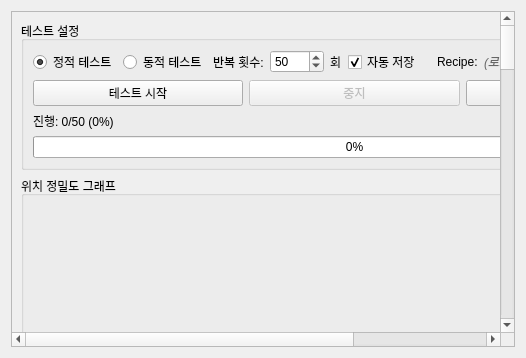
<?xml version="1.0" encoding="UTF-8"?>
<ui version="4.0">
 <class>PrecisionTestTab</class>
 <widget class="QWidget" name="PrecisionTestTab">
  <layout class="QVBoxLayout" name="verticalLayout_main">
   <item>
    <widget class="QScrollArea" name="scrollArea_precision">
     <property name="widgetResizable">
      <bool>true</bool>
     </property>
     <widget class="QWidget" name="scrollAreaWidgetContents">
      <layout class="QVBoxLayout" name="verticalLayout_scroll">
   <!-- 테스트 설정 -->
   <item>
    <widget class="QGroupBox" name="groupBox_testSettings">
     <property name="title">
      <string>테스트 설정</string>
     </property>
     <layout class="QVBoxLayout" name="verticalLayout_testSettings">
      <!-- 테스트 설정 한 줄로 -->
      <item>
       <layout class="QHBoxLayout" name="horizontalLayout_allSettings">
        <item>
         <widget class="QRadioButton" name="radioButton_staticTest">
          <property name="text">
           <string>정적 테스트</string>
          </property>
          <property name="checked">
           <bool>true</bool>
          </property>
         </widget>
        </item>
        <item>
         <widget class="QRadioButton" name="radioButton_dynamicTest">
          <property name="text">
           <string>동적 테스트</string>
          </property>
         </widget>
        </item>
        <item>
         <widget class="QLabel" name="label_iterations">
          <property name="text">
           <string>반복 횟수:</string>
          </property>
         </widget>
        </item>
        <item>
         <widget class="QSpinBox" name="spinBox_iterations">
          <property name="minimum">
           <number>1</number>
          </property>
          <property name="maximum">
           <number>1000</number>
          </property>
          <property name="value">
           <number>50</number>
          </property>
         </widget>
        </item>
        <item>
         <widget class="QLabel" name="label_iterationsUnit">
          <property name="text">
           <string>회</string>
          </property>
         </widget>
        </item>
        <item>
         <widget class="QCheckBox" name="checkBox_autoSave">
          <property name="text">
           <string>자동 저장</string>
          </property>
          <property name="checked">
           <bool>true</bool>
          </property>
         </widget>
        </item>
        <!-- 동적 테스트 설정 (Recipe 표시) -->
        <item>
         <widget class="QWidget" name="widget_dynamicSettings">
          <layout class="QHBoxLayout" name="horizontalLayout_dynamicSettings">
           <property name="leftMargin">
            <number>10</number>
           </property>
           <property name="topMargin">
            <number>0</number>
           </property>
           <property name="rightMargin">
            <number>0</number>
           </property>
           <property name="bottomMargin">
            <number>0</number>
           </property>
           <item>
            <widget class="QLabel" name="label_recipeLabel">
             <property name="text">
              <string>Recipe:</string>
             </property>
            </widget>
           </item>
           <item>
            <widget class="QLabel" name="label_currentRecipe">
             <property name="text">
              <string>(로드된 Recipe 없음)</string>
             </property>
             <property name="styleSheet">
              <string>color: #666; font-style: italic;</string>
             </property>
            </widget>
           </item>
          </layout>
         </widget>
        </item>
        <item>
         <spacer name="horizontalSpacer_settings">
          <property name="orientation">
           <enum>Qt::Horizontal</enum>
          </property>
          <property name="sizeHint" stdset="0">
           <size>
            <width>40</width>
            <height>20</height>
           </size>
          </property>
         </spacer>
        </item>
       </layout>
      </item>

      <!-- 제어 버튼 -->
      <item>
       <layout class="QHBoxLayout" name="horizontalLayout_controls">
        <item>
         <widget class="QPushButton" name="pushButton_startTest">
          <property name="text">
           <string>테스트 시작</string>
          </property>
         </widget>
        </item>
        <item>
         <widget class="QPushButton" name="pushButton_stopTest">
          <property name="text">
           <string>중지</string>
          </property>
          <property name="enabled">
           <bool>false</bool>
          </property>
         </widget>
        </item>
        <item>
         <widget class="QPushButton" name="pushButton_resetTest">
          <property name="text">
           <string>초기화</string>
          </property>
         </widget>
        </item>
       </layout>
      </item>

      <!-- 진행 상황 -->
      <item>
       <layout class="QVBoxLayout" name="verticalLayout_progress">
        <item>
         <widget class="QLabel" name="label_progress">
          <property name="text">
           <string>진행: 0/50 (0%)</string>
          </property>
         </widget>
        </item>
        <item>
         <widget class="QProgressBar" name="progressBar_test">
          <property name="value">
           <number>0</number>
          </property>
         </widget>
        </item>
       </layout>
      </item>
     </layout>
    </widget>
   </item>

   <!-- 그래프 영역 -->
   <item>
    <widget class="QGroupBox" name="groupBox_graphs">
     <property name="title">
      <string>위치 정밀도 그래프</string>
     </property>
     <layout class="QGridLayout" name="gridLayout_graphs">
      <!-- 그래프는 matplotlib으로 동적 생성 -->
      <item row="0" column="0">
       <widget class="QWidget" name="widget_graphXY" native="true">
        <property name="minimumSize">
         <size>
          <width>250</width>
          <height>200</height>
         </size>
        </property>
       </widget>
      </item>
      <item row="0" column="1">
       <widget class="QWidget" name="widget_graphYZ" native="true">
        <property name="minimumSize">
         <size>
          <width>250</width>
          <height>200</height>
         </size>
        </property>
       </widget>
      </item>
      <item row="1" column="0">
       <widget class="QWidget" name="widget_graphZX" native="true">
        <property name="minimumSize">
         <size>
          <width>250</width>
          <height>200</height>
         </size>
        </property>
       </widget>
      </item>
      <item row="1" column="1">
       <widget class="QWidget" name="widget_graphRotation" native="true">
        <property name="minimumSize">
         <size>
          <width>250</width>
          <height>200</height>
         </size>
        </property>
       </widget>
      </item>
     </layout>
    </widget>
   </item>

   <!-- 통계 정보 -->
   <item>
    <widget class="QGroupBox" name="groupBox_statistics">
     <property name="title">
      <string>통계 정보</string>
     </property>
     <layout class="QHBoxLayout" name="horizontalLayout_statistics">
      <!-- Position 통계 -->
      <item>
       <widget class="QGroupBox" name="groupBox_positionStats">
        <property name="title">
         <string>Position (mm)</string>
        </property>
        <layout class="QFormLayout" name="formLayout_positionStats">
         <item row="0" column="0">
          <widget class="QLabel" name="label_xStats">
           <property name="text">
            <string>X:</string>
           </property>
          </widget>
         </item>
         <item row="0" column="1">
          <widget class="QLabel" name="label_xStatsValue">
           <property name="text">
            <string>μ= 0.00  σ= 0.00</string>
           </property>
          </widget>
         </item>
         <item row="1" column="0">
          <widget class="QLabel" name="label_yStats">
           <property name="text">
            <string>Y:</string>
           </property>
          </widget>
         </item>
         <item row="1" column="1">
          <widget class="QLabel" name="label_yStatsValue">
           <property name="text">
            <string>μ= 0.00  σ= 0.00</string>
           </property>
          </widget>
         </item>
         <item row="2" column="0">
          <widget class="QLabel" name="label_zStats">
           <property name="text">
            <string>Z:</string>
           </property>
          </widget>
         </item>
         <item row="2" column="1">
          <widget class="QLabel" name="label_zStatsValue">
           <property name="text">
            <string>μ= 0.00  σ= 0.00</string>
           </property>
          </widget>
         </item>
        </layout>
       </widget>
      </item>

      <!-- Rotation 통계 -->
      <item>
       <widget class="QGroupBox" name="groupBox_rotationStats">
        <property name="title">
         <string>Rotation (deg)</string>
        </property>
        <layout class="QFormLayout" name="formLayout_rotationStats">
         <item row="0" column="0">
          <widget class="QLabel" name="label_rxStats">
           <property name="text">
            <string>Rx:</string>
           </property>
          </widget>
         </item>
         <item row="0" column="1">
          <widget class="QLabel" name="label_rxStatsValue">
           <property name="text">
            <string>μ= 0.00  σ= 0.00</string>
           </property>
          </widget>
         </item>
         <item row="1" column="0">
          <widget class="QLabel" name="label_ryStats">
           <property name="text">
            <string>Ry:</string>
           </property>
          </widget>
         </item>
         <item row="1" column="1">
          <widget class="QLabel" name="label_ryStatsValue">
           <property name="text">
            <string>μ= 0.00  σ= 0.00</string>
           </property>
          </widget>
         </item>
         <item row="2" column="0">
          <widget class="QLabel" name="label_rzStats">
           <property name="text">
            <string>Rz:</string>
           </property>
          </widget>
         </item>
         <item row="2" column="1">
          <widget class="QLabel" name="label_rzStatsValue">
           <property name="text">
            <string>μ= 0.00  σ= 0.00</string>
           </property>
          </widget>
         </item>
        </layout>
       </widget>
      </item>

      <!-- 3σ 범위 -->
      <item>
       <widget class="QGroupBox" name="groupBox_3sigma">
        <property name="title">
         <string>3σ 범위</string>
        </property>
        <layout class="QVBoxLayout" name="verticalLayout_3sigma">
         <item>
          <widget class="QLabel" name="label_3sigmaPosition">
           <property name="text">
            <string>X=±0.00  Y=±0.00  Z=±0.00</string>
           </property>
          </widget>
         </item>
         <item>
          <widget class="QLabel" name="label_3sigmaRotation">
           <property name="text">
            <string>Rx=±0.00  Ry=±0.00  Rz=±0.00</string>
           </property>
          </widget>
         </item>
        </layout>
       </widget>
      </item>
     </layout>
    </widget>
   </item>

   <!-- 측정 데이터 테이블 -->
   <item>
    <widget class="QGroupBox" name="groupBox_data">
     <property name="title">
      <string>측정 데이터</string>
     </property>
     <layout class="QVBoxLayout" name="verticalLayout_data">
      <item>
       <widget class="QTableWidget" name="tableWidget_measurements">
        <property name="maximumSize">
         <size>
          <width>16777215</width>
          <height>200</height>
         </size>
        </property>
        <property name="columnCount">
         <number>14</number>
        </property>
        <column>
         <property name="text">
          <string>No.</string>
         </property>
        </column>
        <column>
         <property name="text">
          <string>X (mm)</string>
         </property>
        </column>
        <column>
         <property name="text">
          <string>Y (mm)</string>
         </property>
        </column>
        <column>
         <property name="text">
          <string>Z (mm)</string>
         </property>
        </column>
        <column>
         <property name="text">
          <string>Rx (deg)</string>
         </property>
        </column>
        <column>
         <property name="text">
          <string>Ry (deg)</string>
         </property>
        </column>
        <column>
         <property name="text">
          <string>Rz (deg)</string>
         </property>
        </column>
        <column>
         <property name="text">
          <string>TCP_X</string>
         </property>
        </column>
        <column>
         <property name="text">
          <string>TCP_Y</string>
         </property>
        </column>
        <column>
         <property name="text">
          <string>TCP_Z</string>
         </property>
        </column>
        <column>
         <property name="text">
          <string>TCP_Rx</string>
         </property>
        </column>
        <column>
         <property name="text">
          <string>TCP_Ry</string>
         </property>
        </column>
        <column>
         <property name="text">
          <string>TCP_Rz</string>
         </property>
        </column>
        <column>
         <property name="text">
          <string>시간</string>
         </property>
        </column>
       </widget>
      </item>
      <!-- 데이터 관리 버튼 -->
      <item>
       <layout class="QHBoxLayout" name="horizontalLayout_dataButtons">
        <item>
         <widget class="QPushButton" name="pushButton_exportCSV">
          <property name="text">
           <string>데이터 내보내기 (CSV)</string>
          </property>
         </widget>
        </item>
        <item>
         <widget class="QPushButton" name="pushButton_saveGraph">
          <property name="text">
           <string>그래프 저장 (PNG)</string>
          </property>
         </widget>
        </item>
        <item>
         <widget class="QPushButton" name="pushButton_precisionAnalyzer">
          <property name="text">
           <string>정밀도 분석</string>
          </property>
          <property name="toolTip">
           <string>상세 정밀도 분석 도구 실행</string>
          </property>
         </widget>
        </item>
        <item>
         <spacer name="horizontalSpacer_dataButtons">
          <property name="orientation">
           <enum>Qt::Horizontal</enum>
          </property>
          <property name="sizeHint" stdset="0">
           <size>
            <width>40</width>
            <height>20</height>
           </size>
          </property>
         </spacer>
        </item>
       </layout>
      </item>
     </layout>
    </widget>
   </item>
   <!-- ===== 신규 블록 A: 저장 데이터 정밀도 분석 (plate_pose_calc) ===== -->
   <item>
    <widget class="QGroupBox" name="groupBox_plateDataset">
     <property name="title">
      <string>저장 데이터 정밀도 분석 (plate_pose_calc)</string>
     </property>
     <layout class="QVBoxLayout" name="verticalLayout_plateDataset">
      <item>
       <layout class="QHBoxLayout" name="horizontalLayout_datasetControls">
        <item>
         <widget class="QLabel" name="label_plateFolder">
          <property name="text">
           <string>팔레트:</string>
          </property>
         </widget>
        </item>
        <item>
         <widget class="QComboBox" name="comboBox_plateFolder">
          <property name="minimumWidth">
           <number>140</number>
          </property>
         </widget>
        </item>
        <item>
         <widget class="QRadioButton" name="radioButton_datasetCorrected">
          <property name="text">
           <string>corrected</string>
          </property>
          <property name="checked">
           <bool>true</bool>
          </property>
          <property name="toolTip">
           <string>jig 번호가 홀수=긴 변 규칙으로 정규화된 보정본</string>
          </property>
         </widget>
        </item>
        <item>
         <widget class="QRadioButton" name="radioButton_datasetRaw">
          <property name="text">
           <string>raw</string>
          </property>
          <property name="toolTip">
           <string>원본. 로더가 jig 순서를 검사 관례에 맞게 정규화한다</string>
          </property>
         </widget>
        </item>
        <item>
         <widget class="QPushButton" name="pushButton_loadDataset">
          <property name="text">
           <string>불러오기</string>
          </property>
         </widget>
        </item>
        <item>
         <widget class="QPushButton" name="pushButton_browseDataset">
          <property name="text">
           <string>폴더 선택...</string>
          </property>
          <property name="toolTip">
           <string>plate_pose_calc 루트 디렉터리를 직접 지정</string>
          </property>
         </widget>
        </item>
        <item>
         <widget class="QCheckBox" name="checkBox_datasetAbsolute">
          <property name="text">
           <string>절대 좌표로 보기</string>
          </property>
          <property name="toolTip">
           <string>해제 시 평균 대비 편차를 그린다 (μm 급 산포가 보인다)</string>
          </property>
         </widget>
        </item>
        <item>
         <widget class="QLabel" name="label_datasetStatus">
          <property name="text">
           <string>(로드된 데이터 없음)</string>
          </property>
          <property name="styleSheet">
           <string>color: #666; font-style: italic;</string>
          </property>
         </widget>
        </item>
        <item>
         <spacer name="horizontalSpacer_datasetControls">
          <property name="orientation">
           <enum>Qt::Horizontal</enum>
          </property>
          <property name="sizeHint" stdset="0">
           <size>
            <width>40</width>
            <height>20</height>
           </size>
          </property>
         </spacer>
        </item>
       </layout>
      </item>
      <item>
       <widget class="QWidget" name="widget_datasetScatter" native="true">
        <property name="minimumSize">
         <size>
          <width>0</width>
          <height>420</height>
         </size>
        </property>
       </widget>
      </item>
      <item>
       <widget class="QTableWidget" name="tableWidget_datasetStats">
        <property name="minimumSize">
         <size>
          <width>0</width>
          <height>180</height>
         </size>
        </property>
        <column>
         <property name="text">
          <string>대상</string>
         </property>
        </column>
        <column>
         <property name="text">
          <string>축</string>
         </property>
        </column>
        <column>
         <property name="text">
          <string>n</string>
         </property>
        </column>
        <column>
         <property name="text">
          <string>평균 μ</string>
         </property>
        </column>
        <column>
         <property name="text">
          <string>표준편차 σ</string>
         </property>
        </column>
        <column>
         <property name="text">
          <string>3σ</string>
         </property>
        </column>
        <column>
         <property name="text">
          <string>최소</string>
         </property>
        </column>
        <column>
         <property name="text">
          <string>최대</string>
         </property>
        </column>
        <column>
         <property name="text">
          <string>Range</string>
         </property>
        </column>
       </widget>
      </item>
      <item>
       <layout class="QHBoxLayout" name="horizontalLayout_datasetButtons">
        <item>
         <widget class="QPushButton" name="pushButton_exportDatasetCSV">
          <property name="text">
           <string>분석 결과 내보내기 (CSV)</string>
          </property>
         </widget>
        </item>
        <item>
         <widget class="QPushButton" name="pushButton_saveDatasetGraph">
          <property name="text">
           <string>산점도 저장 (PNG)</string>
          </property>
         </widget>
        </item>
        <item>
         <spacer name="horizontalSpacer_datasetButtons">
          <property name="orientation">
           <enum>Qt::Horizontal</enum>
          </property>
          <property name="sizeHint" stdset="0">
           <size>
            <width>40</width>
            <height>20</height>
           </size>
          </property>
         </spacer>
        </item>
       </layout>
      </item>
     </layout>
    </widget>
   </item>
   <!-- ===== 신규 블록 B: Jig 3D 형상 검사 ===== -->
   <item>
    <widget class="QGroupBox" name="groupBox_jigShape">
     <property name="title">
      <string>Jig 3D 형상 검사</string>
     </property>
     <layout class="QVBoxLayout" name="verticalLayout_jigShape">
      <item>
       <layout class="QHBoxLayout" name="horizontalLayout_jigShapeControls">
        <item>
         <widget class="QCheckBox" name="checkBox_overlayAllPallets">
          <property name="text">
           <string>팔레트 전체 겹쳐보기</string>
          </property>
          <property name="toolTip">
           <string>모든 팔레트 사각형을 한 3D 축에 겹쳐 그린다</string>
          </property>
         </widget>
        </item>
        <item>
         <widget class="QPushButton" name="pushButton_saveJigShape">
          <property name="text">
           <string>3D 그래프 저장 (PNG)</string>
          </property>
         </widget>
        </item>
        <item>
         <widget class="QLabel" name="label_jigShapeVerdict">
          <property name="text">
           <string>(검사 전)</string>
          </property>
          <property name="styleSheet">
           <string>color: #666; font-style: italic;</string>
          </property>
         </widget>
        </item>
        <item>
         <spacer name="horizontalSpacer_jigShapeControls">
          <property name="orientation">
           <enum>Qt::Horizontal</enum>
          </property>
          <property name="sizeHint" stdset="0">
           <size>
            <width>40</width>
            <height>20</height>
           </size>
          </property>
         </spacer>
        </item>
       </layout>
      </item>
      <item>
       <layout class="QHBoxLayout" name="horizontalLayout_jigShapeBody">
        <item>
         <widget class="QWidget" name="widget_jig3D" native="true">
          <property name="minimumSize">
           <size>
            <width>0</width>
            <height>460</height>
           </size>
          </property>
         </widget>
        </item>
        <item>
         <widget class="QTableWidget" name="tableWidget_jigCheck">
          <property name="maximumWidth">
           <number>460</number>
          </property>
          <column>
           <property name="text">
            <string>검사 항목</string>
           </property>
          </column>
          <column>
           <property name="text">
            <string>측정값</string>
           </property>
          </column>
          <column>
           <property name="text">
            <string>허용</string>
           </property>
          </column>
          <column>
           <property name="text">
            <string>판정</string>
           </property>
          </column>
         </widget>
        </item>
       </layout>
      </item>
     </layout>
    </widget>
   </item>
      </layout>
     </widget>
    </widget>
   </item>
  </layout>
 </widget>
 <resources/>
 <connections/>
</ui>
